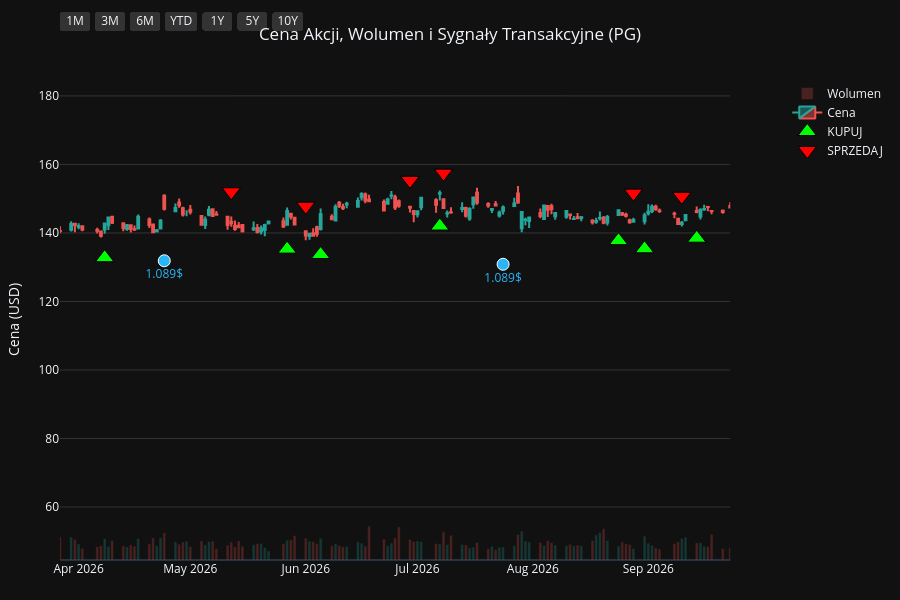
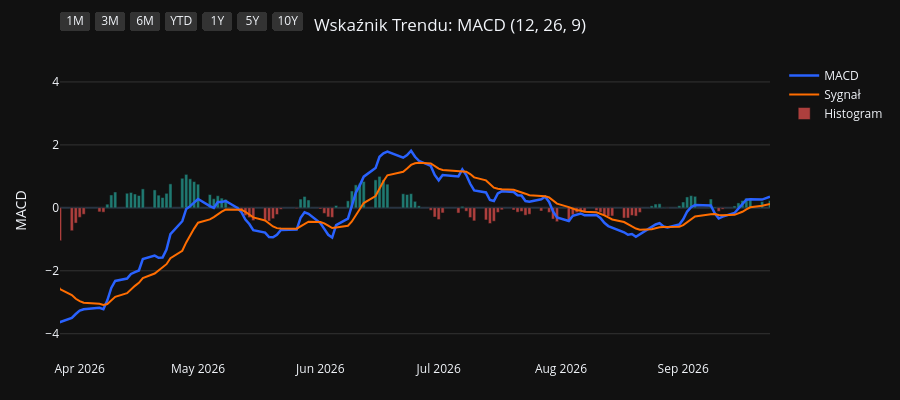
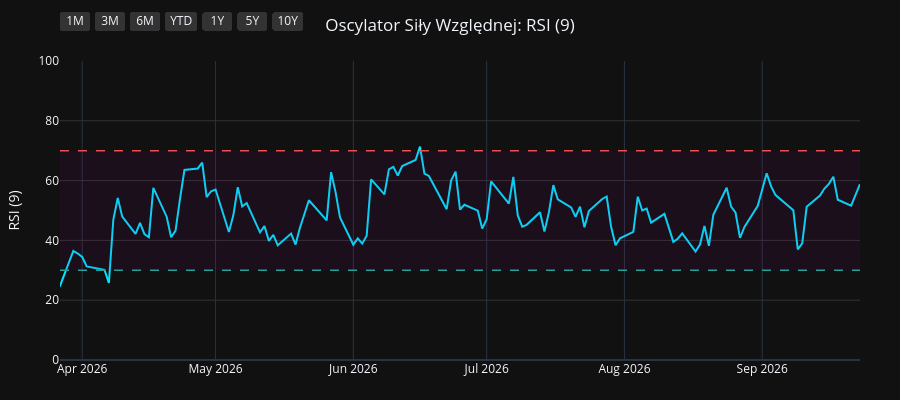
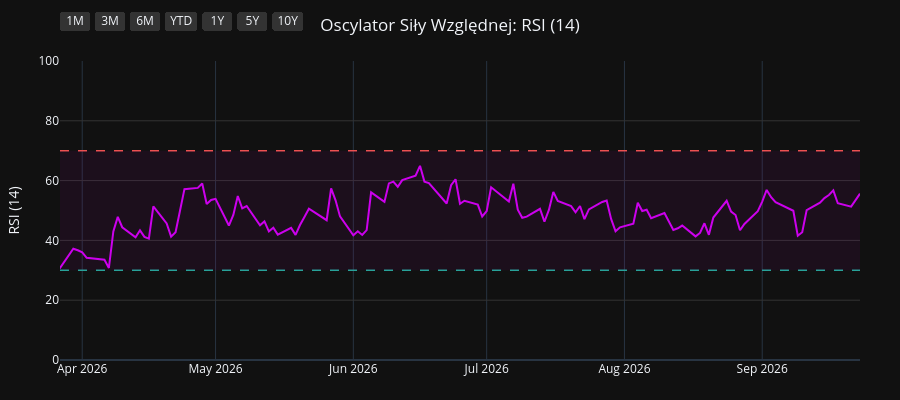

Notebook source saved alongside these figures, in order:
### Code cell
import os
import yfinance as yf
import pandas as pd
import pandas_ta as ta
import plotly.graph_objects as go
from plotly.subplots import make_subplots

# 1. Pobranie i przygotowanie danych
symbol = os.environ.get("STOCK_TICKER", "").strip().upper()
if not symbol:
    raise RuntimeError("Set STOCK_TICKER before running price_extractor.ipynb")
df = yf.Ticker(symbol).history(period="10y")
df.index = df.index.tz_localize(None)

# Wskaźniki i sygnały
df.ta.macd(fast=12, slow=26, signal=9, append=True)
df.ta.rsi(length=9, append=True)
df.ta.rsi(length=14, append=True)
df.ta.rsi(length=21, append=True)
df.dropna(inplace=True)

macd = df['MACD_12_26_9']
signal = df['MACDs_12_26_9']
wczorajszy_macd = macd.shift(1)
wczorajszy_signal = signal.shift(1)

df['Decyzja'] = 'BRAK'
df.loc[(macd > signal) & (wczorajszy_macd <= wczorajszy_signal), 'Decyzja'] = 'KUPUJ'
df.loc[(macd < signal) & (wczorajszy_macd >= wczorajszy_signal), 'Decyzja'] = 'SPRZEDAJ'

df_kupuj = df[df['Decyzja'] == 'KUPUJ']
df_sprzedaj = df[df['Decyzja'] == 'SPRZEDAJ']
df_dywidendy = df[df['Dividends'] > 0]
df_splity = df[df['Stock Splits'] > 0]

# Wspólna konfiguracja osi X
konfiguracja_osi_x = dict(
    type="date",
    showspikes=True, spikemode="across", spikesnap="cursor", spikedash="dot", spikecolor="#ffffff", spikethickness=1, hoverformat="%Y-%m-%d",
    rangeselector=dict(
        buttons=list([
            dict(count=1, label="1M", step="month", stepmode="backward"),
            dict(count=3, label="3M", step="month", stepmode="backward"),
            dict(count=6, label="6M", step="month", stepmode="backward"),
            dict(count=1, label="YTD", step="year", stepmode="todate"),
            dict(count=1, label="1Y", step="year", stepmode="backward"),
            dict(count=5, label="5Y", step="year", stepmode="backward"),
            dict(step="all", label="10Y")
        ]),
        bgcolor="#333333", activecolor="#2962ff", x=0, y=1.1
    )
)

# ==========================================
# WYKRES 1: CENA + WOLUMEN + SYGNAŁY
# ==========================================
fig1 = make_subplots(specs=[[{"secondary_y": True}]])

kolory_wolumenu = ['#26a69a' if row['Close'] >= row['Open'] else '#ef5350' for index, row in df.iterrows()]
fig1.add_trace(go.Bar(x=df.index, y=df['Volume'], marker_color=kolory_wolumenu, opacity=0.25, name='Wolumen'), secondary_y=True)
fig1.add_trace(go.Candlestick(x=df.index, open=df['Open'], high=df['High'], low=df['Low'], close=df['Close'], name='Cena', increasing_line_color='#26a69a', decreasing_line_color='#ef5350'), secondary_y=False)
fig1.add_trace(go.Scatter(x=df_kupuj.index, y=df_kupuj['Low'] * 0.95, customdata=df_kupuj[['Low', 'High']], mode='markers', marker=dict(symbol='triangle-up', size=16, color='#00ff00', line=dict(width=1, color='black')), name='KUPUJ', hovertemplate='KUPUJ<br>Najniższa: %{customdata[0]:.2f}<br>Najwyższa: %{customdata[1]:.2f}<extra></extra>'), secondary_y=False)
fig1.add_trace(go.Scatter(x=df_sprzedaj.index, y=df_sprzedaj['High'] * 1.05, customdata=df_sprzedaj[['Low', 'High']], mode='markers', marker=dict(symbol='triangle-down', size=16, color='#ff0000', line=dict(width=1, color='black')), name='SPRZEDAJ', hovertemplate='SPRZEDAJ<br>Najniższa: %{customdata[0]:.2f}<br>Najwyższa: %{customdata[1]:.2f}<extra></extra>'), secondary_y=False)

if not df_dywidendy.empty:
    fig1.add_trace(go.Scatter(x=df_dywidendy.index, y=df_dywidendy['Low'] * 0.90, mode='markers+text', marker=dict(symbol='circle', size=12, color='#29b6f6', line=dict(width=1, color='white')), text=df_dywidendy['Dividends'].apply(lambda x: f"{x}$"), textposition="bottom center", name='Dywidenda', showlegend=False, hovertemplate='Dywidenda: %{text}<extra></extra>', textfont=dict(color="#29b6f6")), secondary_y=False)
if not df_splity.empty:
                    fig1.add_trace(go.Scatter(x=df_splity.index, y=df_splity['High'], mode='markers+text', marker=dict(symbol='star', size=16, color='#ffee58', line=dict(width=1, color='black')), text=df_splity['Stock Splits'].apply(lambda x: f"{x:g}:1" if x >= 1 else f"1:{1 / x:g}"), textposition="top center", name='Split', hovertemplate='%{text}<extra></extra>', textfont=dict(color="#ffee58")), secondary_y=False)

fig1.update_layout(title=dict(text=f"Cena Akcji, Wolumen i Sygnały Transakcyjne ({symbol})", x=0.5, xanchor='center'), dragmode='pan', xaxis_rangeslider_visible=False, template='plotly_dark', height=600, hovermode='x unified', margin=dict(l=60, r=40, t=60, b=40))
fig1.update_xaxes(**konfiguracja_osi_x)
fig1.update_xaxes(range=[df.index.max() - pd.Timedelta(days=180), df.index.max()])
fig1.update_yaxes(title_text="Cena (USD)", secondary_y=False, gridcolor='#333333')
fig1.update_yaxes(range=[0, df['Volume'].max() * 4], showgrid=False, showticklabels=False, secondary_y=True)
fig1.show(config={'scrollZoom': True})

# ==========================================
# WYKRES 2: WSKAŹNIK MACD
# ==========================================
fig2 = go.Figure()
fig2.add_trace(go.Scatter(x=df.index, y=df['MACD_12_26_9'], line=dict(color='#2962ff', width=2.5), name='MACD'))
fig2.add_trace(go.Scatter(x=df.index, y=df['MACDs_12_26_9'], line=dict(color='#ff6d00', width=2), name='Sygnał'))
kolory_macd = ['#26a69a' if val >= 0 else '#ef5350' for val in df['MACDh_12_26_9']]
fig2.add_trace(go.Bar(x=df.index, y=df['MACDh_12_26_9'], marker_color=kolory_macd, name='Histogram', opacity=0.7))
fig2.update_layout(title=dict(text="Wskaźnik Trendu: MACD (12, 26, 9)", x=0.5, xanchor='center'), dragmode='pan', xaxis_rangeslider_visible=False, template='plotly_dark', height=400, hovermode='x unified', margin=dict(l=60, r=40, t=60, b=40))
fig2.update_xaxes(**konfiguracja_osi_x)
fig2.update_xaxes(range=[df.index.max() - pd.Timedelta(days=180), df.index.max()])
fig2.update_yaxes(title_text="MACD", gridcolor='#333333')
fig2.show(config={'scrollZoom': True})

# ==========================================
# WYKRES 3: OSCYLATOR RSI (9)
# ==========================================
fig3 = go.Figure()
fig3.add_trace(go.Scatter(x=df.index, y=df['RSI_9'], line=dict(color='#00e5ff', width=2), name='RSI (9)'))
fig3.add_hline(y=70, line_dash="dash", line_color="#ef5350", line_width=1.5)
fig3.add_hline(y=30, line_dash="dash", line_color="#26a69a", line_width=1.5)
fig3.add_hrect(y0=30, y1=70, line_width=0, fillcolor="purple", opacity=0.1)
fig3.update_layout(title=dict(text="Oscylator Siły Względnej: RSI (9)", x=0.5, xanchor='center'), dragmode='pan', xaxis_rangeslider_visible=False, template='plotly_dark', height=400, hovermode='x unified', margin=dict(l=60, r=40, t=60, b=40))
fig3.update_xaxes(**konfiguracja_osi_x)
fig3.update_xaxes(range=[df.index.max() - pd.Timedelta(days=180), df.index.max()])
fig3.update_yaxes(title_text="RSI (9)", range=[0, 100], gridcolor='#333333')
fig3.show(config={'scrollZoom': True})

# ==========================================
# WYKRES 4: OSCYLATOR RSI (14)
# ==========================================
fig4 = go.Figure()
fig4.add_trace(go.Scatter(x=df.index, y=df['RSI_14'], line=dict(color='#d500f9', width=2), name='RSI (14)'))
fig4.add_hline(y=70, line_dash="dash", line_color="#ef5350", line_width=1.5)
fig4.add_hline(y=30, line_dash="dash", line_color="#26a69a", line_width=1.5)
fig4.add_hrect(y0=30, y1=70, line_width=0, fillcolor="purple", opacity=0.1)
fig4.update_layout(title=dict(text="Oscylator Siły Względnej: RSI (14)", x=0.5, xanchor='center'), dragmode='pan', xaxis_rangeslider_visible=False, template='plotly_dark', height=400, hovermode='x unified', margin=dict(l=60, r=40, t=60, b=40))
fig4.update_xaxes(**konfiguracja_osi_x)
fig4.update_xaxes(range=[df.index.max() - pd.Timedelta(days=180), df.index.max()])
fig4.update_yaxes(title_text="RSI (14)", range=[0, 100], gridcolor='#333333')
fig4.show(config={'scrollZoom': True})

# ==========================================
# WYKRES 5: OSCYLATOR RSI (21)
# ==========================================
fig5 = go.Figure()
fig5.add_trace(go.Scatter(x=df.index, y=df['RSI_21'], line=dict(color='#64dd17', width=2), name='RSI (21)'))
fig5.add_hline(y=70, line_dash="dash", line_color="#ef5350", line_width=1.5)
fig5.add_hline(y=30, line_dash="dash", line_color="#26a69a", line_width=1.5)
fig5.add_hrect(y0=30, y1=70, line_width=0, fillcolor="purple", opacity=0.1)
fig5.update_layout(title=dict(text="Oscylator Siły Względnej: RSI (21)", x=0.5, xanchor='center'), dragmode='pan', xaxis_rangeslider_visible=False, template='plotly_dark', height=400, hovermode='x unified', margin=dict(l=60, r=40, t=60, b=40))
fig5.update_xaxes(**konfiguracja_osi_x)
fig5.update_xaxes(range=[df.index.max() - pd.Timedelta(days=180), df.index.max()])
fig5.update_yaxes(title_text="RSI (21)", range=[0, 100], gridcolor='#333333')
fig5.show(config={'scrollZoom': True})

### Figure 1 — Plotly figure (JSON) as saved in the notebook; plotly's stock layout.template omitted (floating-point values rounded to 4 significant figures; data arrays with more than 128 entries replaced by an {"elided": "..."} marker saying what was removed)
{"data": [{"marker": {"color": {"elided": "2478 str values"}}, "name": "Wolumen", "opacity": 0.25, "type": "bar", "x": {"elided": "2478 str values"}, "xaxis": "x", "y": {"elided": "2478 int values"}, "yaxis": "y2"}, {"close": {"elided": "2478 float values"}, "decreasing": {"line": {"color": "#ef5350"}}, "high": {"elided": "2478 float values"}, "increasing": {"line": {"color": "#26a69a"}}, "low": {"elided": "2478 float values"}, "name": "Cena", "open": {"elided": "2478 float values"}, "type": "candlestick", "x": {"elided": "2478 str values"}, "xaxis": "x", "yaxis": "y"}, {"customdata": {"elided": "103x2 float values"}, "hovertemplate": "KUPUJ<br>Najniższa: %{customdata[0]:.2f}<br>Najwyższa: %{customdata[1]:.2f}<extra></extra>", "marker": {"color": "#00ff00", "line": {"color": "black", "width": 1}, "size": 16, "symbol": "triangle-up"}, "mode": "markers", "name": "KUPUJ", "type": "scatter", "x": ["2016-11-28T00:00:00", "2017-01-17T00:00:00", "2017-02-15T00:00:00", "2017-04-18T00:00:00", "2017-04-25T00:00:00", "2017-05-19T00:00:00", "2017-07-18T00:00:00", "2017-09-20T00:00:00", "2017-10-13T00:00:00", "2017-11-08T00:00:00", "2018-01-22T00:00:00", "2018-02-20T00:00:00", "2018-02-22T00:00:00", "2018-03-02T00:00:00", "2018-03-28T00:00:00", "2018-05-09T00:00:00", "2018-07-27T00:00:00", "2018-08-16T00:00:00", "2018-09-19T00:00:00", "2018-10-19T00:00:00", "2018-12-14T00:00:00", "2019-01-18T00:00:00", "2019-01-23T00:00:00", "2019-03-14T00:00:00", "2019-04-08T00:00:00", "2019-04-15T00:00:00", "2019-05-16T00:00:00", "2019-06-07T00:00:00", "2019-07-03T00:00:00", "2019-07-30T00:00:00", "2019-08-16T00:00:00", "2019-08-27T00:00:00", "2019-09-26T00:00:00", "2019-10-23T00:00:00", "2019-11-19T00:00:00", "2019-11-26T00:00:00", "2020-01-15T00:00:00", "2020-02-05T00:00:00", "2020-02-21T00:00:00", "2020-03-30T00:00:00", "2020-05-28T00:00:00", "2020-07-01T00:00:00", "2020-08-25T00:00:00", "2020-10-06T00:00:00", "2020-11-06T00:00:00", "2020-11-12T00:00:00", "2020-12-17T00:00:00", "2021-02-10T00:00:00", "2021-03-08T00:00:00", "2021-05-10T00:00:00", "2021-06-28T00:00:00", "2021-08-13T00:00:00", "2021-09-14T00:00:00", "2021-10-11T00:00:00", "2021-10-26T00:00:00", "2021-12-06T00:00:00", "2022-02-03T00:00:00", "2022-03-18T00:00:00", "2022-06-02T00:00:00", "2022-06-23T00:00:00", "2022-07-25T00:00:00", "2022-08-03T00:00:00", "2022-10-17T00:00:00", "2023-02-17T00:00:00", "2023-04-21T00:00:00", "2023-06-13T00:00:00", "2023-07-20T00:00:00", "2023-09-18T00:00:00", "2023-10-16T00:00:00", "2023-11-30T00:00:00", "2023-12-28T00:00:00", "2024-02-23T00:00:00", "2024-04-19T00:00:00", "2024-06-10T00:00:00", "2024-06-18T00:00:00", "2024-07-17T00:00:00", "2024-08-05T00:00:00", "2024-08-20T00:00:00", "2024-08-30T00:00:00", "2024-10-15T00:00:00", "2024-11-13T00:00:00", "2025-01-22T00:00:00", "2025-02-21T00:00:00", "2025-04-01T00:00:00", "2025-04-14T00:00:00", "2025-05-15T00:00:00", "2025-07-02T00:00:00", "2025-07-22T00:00:00", "2025-08-11T00:00:00", "2025-09-17T00:00:00", "2025-10-20T00:00:00", "2025-11-13T00:00:00", "2025-11-18T00:00:00", "2025-12-16T00:00:00", "2026-01-12T00:00:00", "2026-02-23T00:00:00", "2026-04-08T00:00:00", "2026-05-27T00:00:00", "2026-06-05T00:00:00", "2026-07-07T00:00:00", "2026-08-24T00:00:00", "2026-08-31T00:00:00", "2026-09-14T00:00:00"], "xaxis": "x", "y": [60.34, 61.15, 66.0, 66.39, 66.25, 63.44, 64.76, 70.02, 69.1, 65.26, 68.77, 61.42, 60.74, 59.41, 59.06, 54.85, 61.31, 63.51, 64.63, 66.05, 74.74, 71.42, 73.46, 79.02, 81.2, 82.21, 84.21, 85.12, 88.36, 94.47, 93.51, 95.25, 98.23, 97.5, 96.94, 96.36, 100.0, 101.0, 101.4, 88.71, 93.11, 96.36, 112.4, 113.2, 116.8, 115.7, 113.1, 105.6, 103.4, 112.7, 111.9, 119.2, 121.1, 118.4, 118.7, 126.3, 136.6, 125.3, 121.2, 118.1, 121.9, 120.5, 107.7, 118.4, 134.8, 125.9, 130.0, 134.8, 127.7, 132.6, 128.1, 142.4, 137.4, 148.6, 149.4, 149.7, 150.0, 151.3, 152.7, 155.6, 150.0, 148.9, 151.1, 154.0, 151.0, 145.5, 146.5, 143.0, 141.5, 146.2, 139.6, 137.2, 135.2, 134.4, 131.7, 150.0, 132.8, 135.3, 133.7, 142.0, 137.8, 135.4, 138.5], "yaxis": "y"}, {"customdata": {"elided": "102x2 float values"}, "hovertemplate": "SPRZEDAJ<br>Najniższa: %{customdata[0]:.2f}<br>Najwyższa: %{customdata[1]:.2f}<extra></extra>", "marker": {"color": "#ff0000", "line": {"color": "black", "width": 1}, "size": 16, "symbol": "triangle-down"}, "mode": "markers", "name": "SPRZEDAJ", "type": "scatter", "x": ["2017-01-10T00:00:00", "2017-02-14T00:00:00", "2017-03-02T00:00:00", "2017-04-21T00:00:00", "2017-04-26T00:00:00", "2017-06-27T00:00:00", "2017-08-23T00:00:00", "2017-09-21T00:00:00", "2017-10-20T00:00:00", "2018-01-02T00:00:00", "2018-01-23T00:00:00", "2018-02-21T00:00:00", "2018-03-01T00:00:00", "2018-03-22T00:00:00", "2018-04-19T00:00:00", "2018-07-19T00:00:00", "2018-08-10T00:00:00", "2018-08-23T00:00:00", "2018-09-25T00:00:00", "2018-11-20T00:00:00", "2018-12-17T00:00:00", "2019-01-22T00:00:00", "2019-02-25T00:00:00", "2019-04-04T00:00:00", "2019-04-10T00:00:00", "2019-04-23T00:00:00", "2019-05-22T00:00:00", "2019-06-27T00:00:00", "2019-07-23T00:00:00", "2019-08-05T00:00:00", "2019-08-23T00:00:00", "2019-09-10T00:00:00", "2019-10-02T00:00:00", "2019-11-05T00:00:00", "2019-11-22T00:00:00", "2019-12-23T00:00:00", "2020-01-31T00:00:00", "2020-02-11T00:00:00", "2020-02-24T00:00:00", "2020-04-29T00:00:00", "2020-06-24T00:00:00", "2020-08-19T00:00:00", "2020-08-26T00:00:00", "2020-10-22T00:00:00", "2020-11-09T00:00:00", "2020-11-18T00:00:00", "2021-01-13T00:00:00", "2021-02-26T00:00:00", "2021-04-14T00:00:00", "2021-05-27T00:00:00", "2021-08-11T00:00:00", "2021-08-23T00:00:00", "2021-09-16T00:00:00", "2021-10-21T00:00:00", "2021-11-30T00:00:00", "2022-01-06T00:00:00", "2022-02-07T00:00:00", "2022-05-02T00:00:00", "2022-06-09T00:00:00", "2022-07-20T00:00:00", "2022-07-29T00:00:00", "2022-08-24T00:00:00", "2022-12-15T00:00:00", "2023-04-18T00:00:00", "2023-05-04T00:00:00", "2023-07-11T00:00:00", "2023-08-14T00:00:00", "2023-09-20T00:00:00", "2023-11-20T00:00:00", "2023-12-05T00:00:00", "2024-02-12T00:00:00", "2024-02-26T00:00:00", "2024-05-23T00:00:00", "2024-06-12T00:00:00", "2024-06-25T00:00:00", "2024-07-30T00:00:00", "2024-08-15T00:00:00", "2024-08-28T00:00:00", "2024-09-18T00:00:00", "2024-10-23T00:00:00", "2024-12-09T00:00:00", "2025-02-18T00:00:00", "2025-03-12T00:00:00", "2025-04-04T00:00:00", "2025-04-24T00:00:00", "2025-06-06T00:00:00", "2025-07-09T00:00:00", "2025-07-31T00:00:00", "2025-09-15T00:00:00", "2025-09-18T00:00:00", "2025-11-04T00:00:00", "2025-11-17T00:00:00", "2025-12-04T00:00:00", "2026-01-05T00:00:00", "2026-02-19T00:00:00", "2026-03-03T00:00:00", "2026-05-12T00:00:00", "2026-06-01T00:00:00", "2026-06-29T00:00:00", "2026-07-08T00:00:00", "2026-08-28T00:00:00", "2026-09-10T00:00:00"], "xaxis": "x", "y": [68.04, 71.65, 74.39, 73.07, 73.66, 73.13, 76.43, 77.95, 74.76, 76.4, 75.54, 68.5, 66.39, 64.91, 63.99, 67.53, 69.72, 71.29, 71.98, 80.69, 83.02, 79.56, 87.1, 89.89, 91.05, 90.91, 93.48, 96.29, 102.0, 102.2, 105.6, 106.5, 108.7, 105.8, 106.7, 111.3, 113.0, 112.4, 112.6, 105.7, 105.7, 122.9, 125.6, 129.4, 133.2, 128.8, 125.1, 115.7, 123.8, 126.9, 132.3, 134.2, 134.1, 131.2, 138.0, 153.5, 151.6, 152.2, 138.0, 135.5, 134.7, 139.2, 144.7, 145.3, 151.0, 143.7, 152.8, 150.2, 147.5, 149.0, 154.9, 158.4, 166.2, 165.8, 167.0, 161.5, 168.8, 170.3, 175.0, 170.3, 173.9, 166.9, 173.0, 174.8, 163.1, 167.4, 160.3, 155.0, 161.7, 162.2, 153.6, 152.0, 151.4, 145.2, 165.5, 167.8, 152.0, 147.8, 155.3, 157.4, 151.6, 150.7], "yaxis": "y"}, {"hovertemplate": "Dywidenda: %{text}<extra></extra>", "marker": {"color": "#29b6f6", "line": {"color": "white", "width": 1}, "size": 12, "symbol": "circle"}, "mode": "markers+text", "name": "Dywidenda", "showlegend": false, "text": ["0.67$", "0.69$", "0.69$", "0.69$", "0.69$", "0.717$", "0.717$", "0.717$", "0.717$", "0.746$", "0.746$", "0.746$", "0.746$", "0.791$", "0.791$", "0.791$", "0.791$", "0.87$", "0.87$", "0.87$", "0.87$", "0.913$", "0.913$", "0.913$", "0.913$", "0.941$", "0.941$", "0.941$", "0.941$", "1.007$", "1.007$", "1.007$", "1.007$", "1.057$", "1.057$", "1.057$", "1.057$", "1.089$", "1.089$"], "textfont": {"color": "#29b6f6"}, "textposition": "bottom center", "type": "scatter", "x": ["2017-01-18T00:00:00", "2017-04-19T00:00:00", "2017-07-19T00:00:00", "2017-10-19T00:00:00", "2018-01-18T00:00:00", "2018-04-19T00:00:00", "2018-07-19T00:00:00", "2018-10-18T00:00:00", "2019-01-17T00:00:00", "2019-04-17T00:00:00", "2019-07-18T00:00:00", "2019-10-17T00:00:00", "2020-01-23T00:00:00", "2020-04-23T00:00:00", "2020-07-23T00:00:00", "2020-10-22T00:00:00", "2021-01-21T00:00:00", "2021-04-22T00:00:00", "2021-07-22T00:00:00", "2021-10-21T00:00:00", "2022-01-20T00:00:00", "2022-04-21T00:00:00", "2022-07-21T00:00:00", "2022-10-20T00:00:00", "2023-01-19T00:00:00", "2023-04-20T00:00:00", "2023-07-20T00:00:00", "2023-10-19T00:00:00", "2024-01-18T00:00:00", "2024-04-18T00:00:00", "2024-07-19T00:00:00", "2024-10-18T00:00:00", "2025-01-24T00:00:00", "2025-04-21T00:00:00", "2025-07-18T00:00:00", "2025-10-24T00:00:00", "2026-01-23T00:00:00", "2026-04-24T00:00:00", "2026-07-24T00:00:00"], "xaxis": "x", "y": [58.89, 62.78, 61.93, 64.92, 64.36, 53.75, 56.93, 58.99, 67.15, 78.85, 86.48, 88.36, 94.3, 90.63, 97.04, 109.6, 102.0, 105.4, 108.2, 110.8, 128.2, 130.8, 112.6, 103.4, 116.8, 124.3, 123.2, 123.2, 123.7, 132.2, 142.5, 144.5, 140.8, 142.7, 134.3, 133.4, 132.8, 131.9, 130.9], "yaxis": "y"}], "layout": {"dragmode": "pan", "height": 600, "hovermode": "x unified", "margin": {"b": 40, "l": 60, "r": 40, "t": 60}, "title": {"text": "Cena Akcji, Wolumen i Sygnały Transakcyjne (PG)", "x": 0.5, "xanchor": "center"}, "xaxis": {"anchor": "y", "domain": [0.0, 0.94], "hoverformat": "%Y-%m-%d", "range": ["2026-03-27T00:00:00", "2026-09-23T00:00:00"], "rangeselector": {"activecolor": "#2962ff", "bgcolor": "#333333", "buttons": [{"count": 1, "label": "1M", "step": "month", "stepmode": "backward"}, {"count": 3, "label": "3M", "step": "month", "stepmode": "backward"}, {"count": 6, "label": "6M", "step": "month", "stepmode": "backward"}, {"count": 1, "label": "YTD", "step": "year", "stepmode": "todate"}, {"count": 1, "label": "1Y", "step": "year", "stepmode": "backward"}, {"count": 5, "label": "5Y", "step": "year", "stepmode": "backward"}, {"label": "10Y", "step": "all"}], "x": 0, "y": 1.1}, "rangeslider": {"visible": false}, "showspikes": true, "spikecolor": "#ffffff", "spikedash": "dot", "spikemode": "across", "spikesnap": "cursor", "spikethickness": 1, "type": "date"}, "yaxis": {"anchor": "x", "domain": [0.0, 1.0], "gridcolor": "#333333", "title": {"text": "Cena (USD)"}}, "yaxis2": {"anchor": "x", "overlaying": "y", "range": [0, 242483600], "showgrid": false, "showticklabels": false, "side": "right"}}}

### Figure 2 — Plotly figure (JSON) as saved in the notebook; plotly's stock layout.template omitted (floating-point values rounded to 4 significant figures; data arrays with more than 128 entries replaced by an {"elided": "..."} marker saying what was removed)
{"data": [{"line": {"color": "#2962ff", "width": 2.5}, "name": "MACD", "type": "scatter", "x": {"elided": "2478 str values"}, "y": {"elided": "2478 float values"}}, {"line": {"color": "#ff6d00", "width": 2}, "name": "Sygnał", "type": "scatter", "x": {"elided": "2478 str values"}, "y": {"elided": "2478 float values"}}, {"marker": {"color": {"elided": "2478 str values"}}, "name": "Histogram", "opacity": 0.7, "type": "bar", "x": {"elided": "2478 str values"}, "y": {"elided": "2478 float values"}}], "layout": {"dragmode": "pan", "height": 400, "hovermode": "x unified", "margin": {"b": 40, "l": 60, "r": 40, "t": 60}, "title": {"text": "Wskaźnik Trendu: MACD (12, 26, 9)", "x": 0.5, "xanchor": "center"}, "xaxis": {"hoverformat": "%Y-%m-%d", "range": ["2026-03-27T00:00:00", "2026-09-23T00:00:00"], "rangeselector": {"activecolor": "#2962ff", "bgcolor": "#333333", "buttons": [{"count": 1, "label": "1M", "step": "month", "stepmode": "backward"}, {"count": 3, "label": "3M", "step": "month", "stepmode": "backward"}, {"count": 6, "label": "6M", "step": "month", "stepmode": "backward"}, {"count": 1, "label": "YTD", "step": "year", "stepmode": "todate"}, {"count": 1, "label": "1Y", "step": "year", "stepmode": "backward"}, {"count": 5, "label": "5Y", "step": "year", "stepmode": "backward"}, {"label": "10Y", "step": "all"}], "x": 0, "y": 1.1}, "rangeslider": {"visible": false}, "showspikes": true, "spikecolor": "#ffffff", "spikedash": "dot", "spikemode": "across", "spikesnap": "cursor", "spikethickness": 1, "type": "date"}, "yaxis": {"gridcolor": "#333333", "title": {"text": "MACD"}}}}

### Figure 3 — Plotly figure (JSON) as saved in the notebook; plotly's stock layout.template omitted (floating-point values rounded to 4 significant figures; data arrays with more than 128 entries replaced by an {"elided": "..."} marker saying what was removed)
{"data": [{"line": {"color": "#00e5ff", "width": 2}, "name": "RSI (9)", "type": "scatter", "x": {"elided": "2478 str values"}, "y": {"elided": "2478 float values"}}], "layout": {"dragmode": "pan", "height": 400, "hovermode": "x unified", "margin": {"b": 40, "l": 60, "r": 40, "t": 60}, "shapes": [{"line": {"color": "#ef5350", "dash": "dash", "width": 1.5}, "type": "line", "x0": 0, "x1": 1, "xref": "x domain", "y0": 70, "y1": 70, "yref": "y"}, {"line": {"color": "#26a69a", "dash": "dash", "width": 1.5}, "type": "line", "x0": 0, "x1": 1, "xref": "x domain", "y0": 30, "y1": 30, "yref": "y"}, {"fillcolor": "purple", "line": {"width": 0}, "opacity": 0.1, "type": "rect", "x0": 0, "x1": 1, "xref": "x domain", "y0": 30, "y1": 70, "yref": "y"}], "title": {"text": "Oscylator Siły Względnej: RSI (9)", "x": 0.5, "xanchor": "center"}, "xaxis": {"hoverformat": "%Y-%m-%d", "range": ["2026-03-27T00:00:00", "2026-09-23T00:00:00"], "rangeselector": {"activecolor": "#2962ff", "bgcolor": "#333333", "buttons": [{"count": 1, "label": "1M", "step": "month", "stepmode": "backward"}, {"count": 3, "label": "3M", "step": "month", "stepmode": "backward"}, {"count": 6, "label": "6M", "step": "month", "stepmode": "backward"}, {"count": 1, "label": "YTD", "step": "year", "stepmode": "todate"}, {"count": 1, "label": "1Y", "step": "year", "stepmode": "backward"}, {"count": 5, "label": "5Y", "step": "year", "stepmode": "backward"}, {"label": "10Y", "step": "all"}], "x": 0, "y": 1.1}, "rangeslider": {"visible": false}, "showspikes": true, "spikecolor": "#ffffff", "spikedash": "dot", "spikemode": "across", "spikesnap": "cursor", "spikethickness": 1, "type": "date"}, "yaxis": {"gridcolor": "#333333", "range": [0, 100], "title": {"text": "RSI (9)"}}}}

### Figure 4 — Plotly figure (JSON) as saved in the notebook; plotly's stock layout.template omitted (floating-point values rounded to 4 significant figures; data arrays with more than 128 entries replaced by an {"elided": "..."} marker saying what was removed)
{"data": [{"line": {"color": "#d500f9", "width": 2}, "name": "RSI (14)", "type": "scatter", "x": {"elided": "2478 str values"}, "y": {"elided": "2478 float values"}}], "layout": {"dragmode": "pan", "height": 400, "hovermode": "x unified", "margin": {"b": 40, "l": 60, "r": 40, "t": 60}, "shapes": [{"line": {"color": "#ef5350", "dash": "dash", "width": 1.5}, "type": "line", "x0": 0, "x1": 1, "xref": "x domain", "y0": 70, "y1": 70, "yref": "y"}, {"line": {"color": "#26a69a", "dash": "dash", "width": 1.5}, "type": "line", "x0": 0, "x1": 1, "xref": "x domain", "y0": 30, "y1": 30, "yref": "y"}, {"fillcolor": "purple", "line": {"width": 0}, "opacity": 0.1, "type": "rect", "x0": 0, "x1": 1, "xref": "x domain", "y0": 30, "y1": 70, "yref": "y"}], "title": {"text": "Oscylator Siły Względnej: RSI (14)", "x": 0.5, "xanchor": "center"}, "xaxis": {"hoverformat": "%Y-%m-%d", "range": ["2026-03-27T00:00:00", "2026-09-23T00:00:00"], "rangeselector": {"activecolor": "#2962ff", "bgcolor": "#333333", "buttons": [{"count": 1, "label": "1M", "step": "month", "stepmode": "backward"}, {"count": 3, "label": "3M", "step": "month", "stepmode": "backward"}, {"count": 6, "label": "6M", "step": "month", "stepmode": "backward"}, {"count": 1, "label": "YTD", "step": "year", "stepmode": "todate"}, {"count": 1, "label": "1Y", "step": "year", "stepmode": "backward"}, {"count": 5, "label": "5Y", "step": "year", "stepmode": "backward"}, {"label": "10Y", "step": "all"}], "x": 0, "y": 1.1}, "rangeslider": {"visible": false}, "showspikes": true, "spikecolor": "#ffffff", "spikedash": "dot", "spikemode": "across", "spikesnap": "cursor", "spikethickness": 1, "type": "date"}, "yaxis": {"gridcolor": "#333333", "range": [0, 100], "title": {"text": "RSI (14)"}}}}
